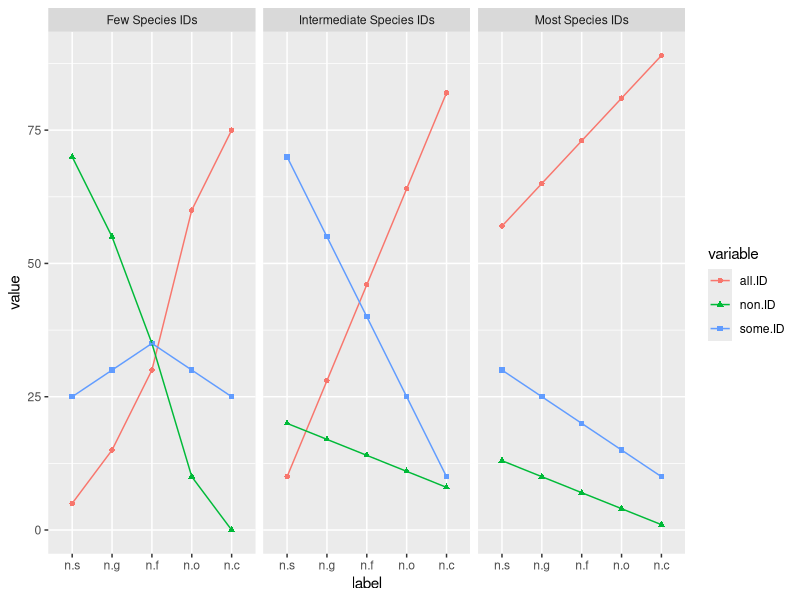

Generate this figure with R: (Note: this script raises an error after producing the figure.)
library(tidyverse)


# Scenarios ---------------------------------------------------------------

res.ratio1<-data.frame(all.ID=c(5,15,30,60,75,100),
                       non.ID=c(70,55,35,10,0,0),
                       some.ID=c(25,30,35,30,25,0),
                       row.names=rev(c("n.p","n.c","n.o","n.f","n.g","n.s"))
)

res.ratio2<-data.frame(all.ID=c(57,65,73,81,89,100),
                       non.ID=c(13,10,7,4,1,0),
                       some.ID=c(30,25,20,15,10,0),
                       row.names=rev(c("n.p","n.c","n.o","n.f","n.g","n.s"))
)

res.ratio3<-data.frame(all.ID=c(10,28,46,64,82,100),
                       non.ID=c(20,17,14,11,8,0),
                       some.ID=c(70,55,40,25,10,0),
                       row.names=rev(c("n.p","n.c","n.o","n.f","n.g","n.s"))
)


res.ratio<-rbind(res.ratio1,res.ratio2,res.ratio3)
res.ratio$label<-rep(rev(c("n.p","n.c","n.o","n.f","n.g","n.s")),3)
res.ratio$class<-rep(c("Few Species IDs","Most Species IDs","Intermediate Species IDs"),each=6)

res.ratio<-reshape2::melt(res.ratio,id=c("label","class"))
res.ratio<-res.ratio[res.ratio$label!="n.p",]

ggplot(data=res.ratio, aes(x=label,y=value,shape=variable,colour=variable, group=variable)) +
  geom_point()+
  geom_line() +
  scale_x_discrete(limits=rev(c("n.c","n.o","n.f","n.g","n.s")))+
  facet_wrap(~class)

# Simulation Summaries ----------------------------------------------------

sim_stats<-do.call(rbind,lapply(output9,"[[",9)) %>% mutate(comm1=gsub('[[:digit:]]+',"",comm))
var_stats<-do.call(rbind,lapply(output9,"[[",10)) %>% mutate(comm1=gsub('[[:digit:]]+',"",comm))

sim_stats[,2:10]<-apply(sim_stats[,2:10],2,as.numeric) 
var_stats[,2:10]<-apply(var_stats[,2:10],2,as.numeric) 


# # Whole community -------------------------------------------------------
ggplot(sim_stats %>% 
         gather("Attribute","Value",-comm,-rep,-Resolution,-comm1) %>%
         filter(comm=="Whole", !Attribute %in% c("total","unique_taxa_names","n.p")),
       aes(x=Attribute,y=Value)) +
  geom_boxplot() +
  scale_x_discrete(limits=c("n.c","n.o","n.f","n.g","n.s")) #+
  scale_y_log10()

ggplot(sim_stats %>% 
         gather("Attribute","Value",-comm,-rep,-Resolution,-comm1) %>%
         filter(comm=="Whole", Attribute %in% c("total")),
       aes(x=Attribute,y=Value)) +
  geom_boxplot() 



# # Loval species pools and Taxonomy Censoring ----------------------------

d1<-sim_stats %>% 
  gather("Attribute","Number",-comm,-rep,-Resolution,-comm1) %>%
  filter(comm!="Whole", !Attribute %in% c("total","unique_taxa_names","n.p"))

ggplot(var_stats %>% 
         gather("Attribute","Value",-comm,-rep,-Resolution,-comm1) %>%
         filter(!Attribute %in% c("total","unique_taxa_names","n.p")) %>% 
         filter(comm1 %in% c("Sub")) %>% 
         rbind(d1),
       aes(x=Attribute,y=Value,fill=comm1)) +
  geom_boxplot() +
  scale_x_discrete(limits=c("n.c","n.o","n.f","n.g","n.s")) +
  facet_wrap(~Resolution) #+
scale_y_log10()

# # Resolving Taxonomy censoring ------------------------------------------

ggplot(var_stats %>% 
         gather("Attribute","Number",-comm,-rep,-Resolution,-comm1) %>%
         filter(!Attribute %in% c("total","unique_taxa_names","n.p")) %>% 
         rbind(d1) %>% 
         filter(comm1 %in% c("Rem","Sub","dec.key","rd","ru")) %>%
         mutate(Group=as.factor(comm1)) %>% 
         mutate(Group = factor(Group, levels=c("ru","rd","dec.key","Rem","Sub"))) %>% 
         mutate(Attribute = replace(Attribute,Attribute=="n.c","Class"),
                Attribute = replace(Attribute,Attribute=="n.o","Order"),
                Attribute = replace(Attribute,Attribute=="n.f","Family"),
                Attribute = replace(Attribute,Attribute=="n.g","Genus"),
                Attribute = replace(Attribute,Attribute=="n.s","Species"))
         ,
       aes(x=Attribute,y=Number,fill=Group)) +
  geom_boxplot(outlier.size=0) +
  scale_x_discrete(limits=c("Class","Order","Family","Genus","Species")) +
  scale_fill_discrete(labels=c("Roll-up","Roll-down","Decision Key","Raw Censored","Species Pool")) +
  facet_wrap(~Resolution,ncol=1)

# Results  ----------------------------------------------------------------

metrics<-lapply(output9,"[[",5)
pw.metrics<-lapply(output9,"[[",6)

ordination<-lapply(output9,"[[",7)

metrics1<-do.call(rbind,metrics)
pw.metrics1<-do.call(rbind,pw.metrics)

ordination1<-do.call(rbind,ordination)

metric.plot1<-ggplot(aes(x=Resolution,y=mean,fill=Treatment),
                     data=metrics1[metrics1$Treatment%in%c("dec.key","rd","ru"),])+
  geom_boxplot() +
  ylab("Mean Difference from\n True Community") +
  xlab("Taxonomic Censoring")+
  #scale_x_discrete(labels=c("","",""),name="")+
  scale_fill_discrete(labels=c("Decision Key","Roll-down","Roll-up"))+
  theme(axis.text.x = element_text(angle = 45, hjust = 1))+
  geom_hline(yintercept=0,linetype="dashed",col="grey")+
  facet_wrap(~Index,scales="free_y",ncol=3)

pw.metric.plot1<-ggplot(aes(x=Resolution,y=Mantel_R,fill=Treatment),
                     data=pw.metrics1[pw.metrics1$Treatment%in%c("dec.key","rd","ru"),])+
  geom_boxplot() +
  ylab("Mantel R") +
  xlab("Taxonomic Censoring")+
  #scale_x_discrete(labels=c("","",""),name="")+
  scale_fill_discrete(labels=c("Decision Key","Roll-down","Roll-up"))+
  theme(axis.text.x = element_text(angle = 45, hjust = 1))+
  facet_wrap(~Index,scales="fixed",ncol=3)

Ord.plot<-ggplot(aes(x=Resolution,y=SS,fill=Treatment),data=ordination1[ordination1$Treatment%in%c("dec.key","rd","ru"),])+
  geom_boxplot() +
  ylab("Procrustes Sums of Squares") +
  xlab("Taxonomic Censoring")+
  #scale_x_discrete(labels=c("","",""),name="")+
  scale_fill_discrete(labels=c("Decision Key","Roll-down","Roll-up"))+
  theme(axis.text.x = element_text(angle = 45, hjust = 1))+
  facet_wrap(~Index,scales="fixed",ncol=3)







metric.plot<-ggplot(aes(x=Treatment,y=mean),data=metrics1)+
  geom_boxplot() +
  theme(axis.text.x = element_text(angle = 90, hjust = 1))+
  facet_wrap(Resolution~Index,scales="free_y")

pw.metrics.plot<-ggplot(aes(x=Treatment,y=Mantel_R),data=pw.metrics1)+
  geom_boxplot() +
  theme(axis.text.x = element_text(angle = 90, hjust = 1))+
  facet_wrap(Resolution~Index,scales="free_y")

met.decKey<-ggplot(aes(x=Resolution,y=mean,fill=Treatment),
                   data=metrics1[metrics1$Treatment%in%unique(metrics1$Treatment)[1:10],])+
  geom_boxplot() +
  theme(axis.text.x = element_text(angle = 90, hjust = 1))+
  facet_wrap(~Index,scales="free_y")


pw.met.decKey<-ggplot(aes(x=Resolution,y=Mantel_R,fill=Treatment),
                      data=pw.metrics1[pw.metrics1$Treatment%in%unique(pw.metrics1$Treatment)[2:11],])+
  geom_boxplot() +
  theme(axis.text.x = element_text(angle = 90, hjust = 1))+
  facet_wrap(~Index,scales="free_y")


# metric.plot2<-beanplot::beanplot(value~as.factor(Treatment)*as.factor(Resolution),
#                                  data=metrics1[metrics1$Treatment%in%c("dec.key","rd"),],
#                                  ll=0.04,
#                                  side = "both", xlab="Treatment",
#                                  col = list("purple", c("lightblue", "black")),
#                                  axes=F)
